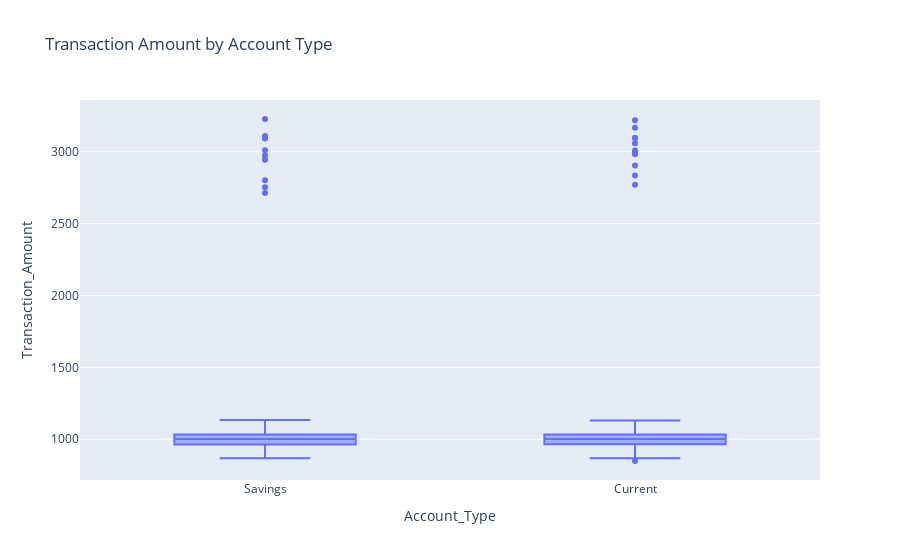

Notebook cell for this chart:
### Code cell
# Transaction Amount by Account Type
fig_box_amount = px.box(data,
                        x='Account_Type',
                        y='Transaction_Amount',
                        title='Transaction Amount by Account Type')
fig_box_amount.show()

### Figure 1 — Plotly figure (JSON) as saved in the notebook; plotly's stock layout.template omitted (floating-point values rounded to 4 significant figures; data arrays with more than 128 entries replaced by an {"elided": "..."} marker saying what was removed)
{"data": [{"alignmentgroup": "True", "hovertemplate": "Account_Type=%{x}<br>Transaction_Amount=%{y}<extra></extra>", "legendgroup": "", "marker": {"color": "#636efa"}, "name": "", "notched": false, "offsetgroup": "", "orientation": "v", "showlegend": false, "type": "box", "x": {"elided": "1000 str values"}, "x0": " ", "xaxis": "x", "y": {"elided": "1000 float values"}, "y0": " ", "yaxis": "y"}], "layout": {"boxmode": "group", "legend": {"tracegroupgap": 0}, "title": {"text": "Transaction Amount by Account Type"}, "xaxis": {"anchor": "y", "domain": [0, 1], "title": {"text": "Account_Type"}}, "yaxis": {"anchor": "x", "domain": [0, 1], "title": {"text": "Transaction_Amount"}}}}
